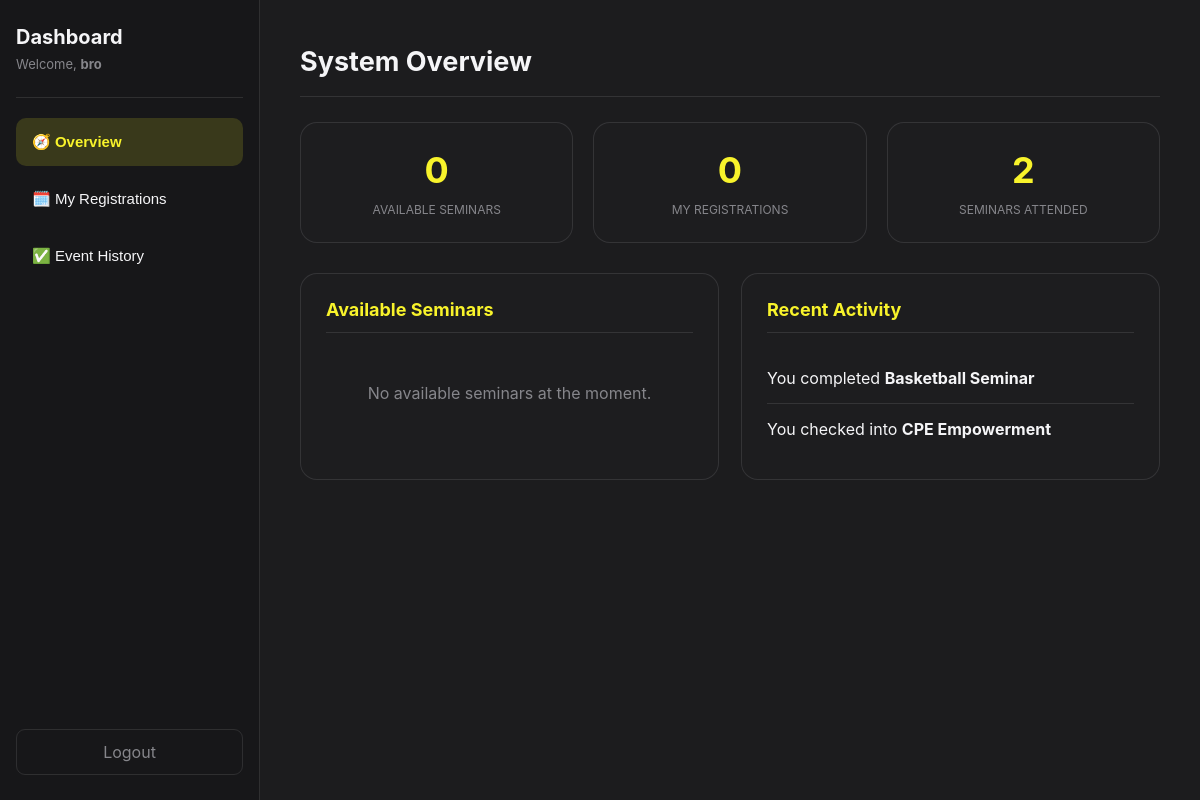
The page /pages/user/user_dashboard.php (signed in) on the database its author committed.
### tables this page shows
CREATE TABLE `participants` (
  `participant_id` int(255) NOT NULL,
  `participant_name` varchar(255) NOT NULL,
  `participant_qr` varchar(255) NOT NULL,
  `participant_email` varchar(255) NOT NULL,
  `event_id` int(11) DEFAULT NULL,
  `participant_status` varchar(255) NOT NULL,
  `account_username` varchar(100) DEFAULT '',
  `qr_token` char(64) DEFAULT NULL
);

CREATE TABLE `events` (
  `event_id` int(11) NOT NULL,
  `event_name` varchar(255) NOT NULL,
  `event_date` date NOT NULL,
  `max_capacity` int(11) DEFAULT 1000,
  `event_status` varchar(20) DEFAULT 'Active'
);

### pages/user/user_dashboard.php (the view, shortened to what this page needs)
<?php
require_once '../../config/db.php';
function dash_h($value): string
{
    return htmlspecialchars(
        (string) $value,
        ENT_QUOTES,
        'UTF-8'
    );
}
$username = (string) $_SESSION['username'];
$stmt = $conn->prepare(
    "SELECT registration_email
     FROM registration
     WHERE username = ?
       AND role = 'user'
       AND status = 'active'
     LIMIT 1"
);
$stmt->bind_param('s', $username);
$stmt->execute();
$account = $stmt->get_result()->fetch_assoc();
$email = (string) ($account['registration_email'] ?? '');
$eu = mysqli_real_escape_string($conn, $username);
$ee = mysqli_real_escape_string($conn, $email);
$ownership = "(
    p.account_username = '$eu'
    OR (
        (p.account_username = '' OR p.account_username IS NULL)
        AND p.participant_email = '$ee'
    )
)";
    ?>
    <?php
$upcomingResult = mysqli_query(
    $conn,
    "SELECT
        p.participant_id,
        p.participant_status,
        p.qr_token,
        e.event_id,
        e.event_name,
        e.event_date
     FROM participants p
     JOIN events e
         ON e.event_id = p.event_id
     WHERE $ownership
       AND p.participant_status = 'Pending'
       AND e.event_status = 'Active'
     ORDER BY e.event_date ASC"
);
$upcomingRows = mysqli_fetch_all(
    $upcomingResult,
    MYSQLI_ASSOC
);
$historyResult = mysqli_query(
    $conn,
    "SELECT
        p.participant_id,
        p.participant_status,
        e.event_name,
        e.event_date,
        e.event_status
     FROM participants p
     JOIN events e
         ON e.event_id = p.event_id
     WHERE $ownership
       AND p.participant_status
           IN ('Attended', 'Completed', 'Absent')
     ORDER BY e.event_date DESC"
);
$historyRows = mysqli_fetch_all(
    $historyResult,
    MYSQLI_ASSOC
);
$availableResult = mysqli_query(
    $conn,
    "SELECT
        e.event_id,
        e.event_name,
        e.event_date,
        e.max_capacity,
        (
            SELECT COUNT(*)
            FROM participants pc
            WHERE pc.event_id = e.event_id
        ) AS registered_count
     FROM events e
     WHERE e.event_status = 'Active'
       AND e.event_date >= CURDATE()
       AND NOT EXISTS (
           SELECT 1
           FROM participants p
           WHERE p.event_id = e.event_id
             AND $ownership
       )
     ORDER BY e.event_date ASC"
);
$availableRows = mysqli_fetch_all(
    $availableResult,
    MYSQLI_ASSOC
);
$attendedCount = 0;
foreach ($historyRows as $row) {
    if (in_array(
        $row['participant_status'],
        ['Attended', 'Completed'],
        true
    )) {
        $attendedCount++;
    }
}
$recentResult = mysqli_query(
    $conn,
    "SELECT
        p.participant_name,
        p.participant_status,
        e.event_name
     FROM participants p
     JOIN events e
         ON e.event_id = p.event_id
     WHERE $ownership
     ORDER BY p.participant_id DESC
     LIMIT 6"
);
$recentRows = mysqli_fetch_all(
    $recentResult,
    MYSQLI_ASSOC
);
?>
<!DOCTYPE html>
<html lang="en">
<head>
</head>
<body>
    <nav class="sidebar">
        <div class="profile">
            <h2>Dashboard</h2>
            <p>
                Welcome,
                <strong>
                    <?= dash_h($username) ?>
                </strong>
            </p>
        </div>
        <button
            type="button"
            class="nav-item active"
            data-tab="overview"
            onclick="openTab(event, 'overview')"
        >
            🧭 Overview
        </button>
        <button
            type="button"
            class="nav-item"
            data-tab="upcoming"
            onclick="openTab(event, 'upcoming')"
        >
            🗓️ My Registrations
        </button>
        <button
            type="button"
            class="nav-item"
            data-tab="history"
            onclick="openTab(event, 'history')"
        >
            ✅ Event History
        </button>
        <a
            href="../auth/logout.php"
            class="logout"
        >
            Logout
        </a>
    </nav>
    <main class="main-content">
        <section
            id="overview"
            class="tab-content active"
        >
            <h3>System Overview</h3>
            <div class="overview-grid">
                <div class="metric-card">
                    <h2><?= count($availableRows) ?></h2>
                    <p>Available Seminars</p>
                </div>
                <div class="metric-card">
                    <h2><?= count($upcomingRows) ?></h2>
                    <p>My Registrations</p>
                </div>
                <div class="metric-card">
                    <h2><?= $attendedCount ?></h2>
                    <p>Seminars Attended</p>
                </div>
            </div>
            <div class="overview-split">
                <div class="info-card">
                    <h4>Available Seminars</h4>
                    <?php if (!$availableRows): ?>
                        <p class="empty">
                            No available seminars at the moment.
                        </p>
                    <?php endif; ?>
                </div>
                <div class="info-card">
                    <h4>Recent Activity</h4>
                    <?php foreach ($recentRows as $activity): ?>
                        <div class="activity-item">
                            You
                            <?php
                            $status = $activity['participant_status'];
                            if ($status === 'Attended') {
                                echo 'checked into';
                            } elseif ($status === 'Completed') {
                                echo 'completed';
                            } elseif ($status === 'Absent') {
                                echo 'were absent from';
                            } else {
                                echo 'registered for';
                            }
                            ?>
                            <strong>
                                <?= dash_h($activity['event_name']) ?>
                            </strong>
                        </div>
                    <?php endforeach; ?>
                </div>
            </div>
        </section>
    </main>
</body>
</html>

### pages/user/user_dashboard.php (style rules this page uses)
:root { --bg: #000000; --sidebar: #171719; --content: #1c1c1e; --card: rgba(30,30,32,.75); --text: #f5f5f7; --muted: #86868b; --accent: #f8f32b; --danger: #ff453a; --border: rgba(255,255,255,.1); }
* { box-sizing: border-box; }
body { margin: 0; display: flex; height: 100vh; overflow: hidden; background: var(--bg); color: var(--text); font-family: -apple-system, BlinkMacSystemFont, "Segoe UI", Arial, sans-serif; }
.sidebar { width: 260px; flex-shrink: 0; padding: 25px 16px; background: var(--sidebar); border-right: 1px solid var(--border); display: flex; flex-direction: column; }
.profile { padding-bottom: 25px; margin-bottom: 20px; border-bottom: 1px solid var(--border); }
.profile h2 { margin: 0 0 7px; font-size: 20px; }
.profile p { margin: 0; font-size: 13px; color: var(--muted); }
.nav-item { width: 100%; padding: 15px 16px; margin-bottom: 9px; border: 0; border-radius: 10px; background: transparent; color: var(--text); text-align: left; font-size: 15px; cursor: pointer; }
.nav-item.active { color: var(--accent); background: rgba(248,243,43,.15); font-weight: bold; }
.logout { margin-top: auto; padding: 12px; text-align: center; text-decoration: none; border: 1px solid var(--border); border-radius: 9px; color: var(--muted); }
.main-content { flex: 1; min-width: 0; padding: 45px 40px; background: var(--content); overflow-y: auto; }
.tab-content { display: none; max-width: 1100px; margin: 0 auto; }
.tab-content.active { display: block; }
h3 { font-size: 27px; margin: 0 0 25px; padding-bottom: 18px; border-bottom: 1px solid var(--border); }
.overview-grid { display: grid; grid-template-columns: repeat(auto-fit, minmax(200px, 1fr)); gap: 20px; margin-bottom: 30px; }
.metric-card, .info-card { background: var(--card); border: 1px solid var(--border); border-radius: 17px; padding: 25px; }
.metric-card { text-align: center; }
.metric-card h2 { margin: 0 0 10px; color: var(--accent); font-size: 36px; }
.metric-card p { color: var(--muted); font-size: 12px; text-transform: uppercase; margin: 0; }
.overview-split { display: grid; grid-template-columns: 1fr 1fr; gap: 22px; }
.info-card h4 { color: var(--accent); margin: 0 0 20px; font-size: 18px; padding-bottom: 12px; border-bottom: 1px solid var(--border); }
.event-item, .activity-item { border-bottom: 1px solid var(--border); padding: 15px 0; }
.event-item:last-child, .activity-item:last-child { border-bottom: none; }
.empty { color: var(--muted); text-align: center; padding: 30px; }

### rows shown on the page
participants: participant_status "completed", event.event_name "Basketball Seminar"
participants: participant_status "checked into", event.event_name "CPE Empowerment"

### other values the page prints
dash_h($username) "bro"
count($availableRows) "0"
count($upcomingRows) "0"
$attendedCount "2"
